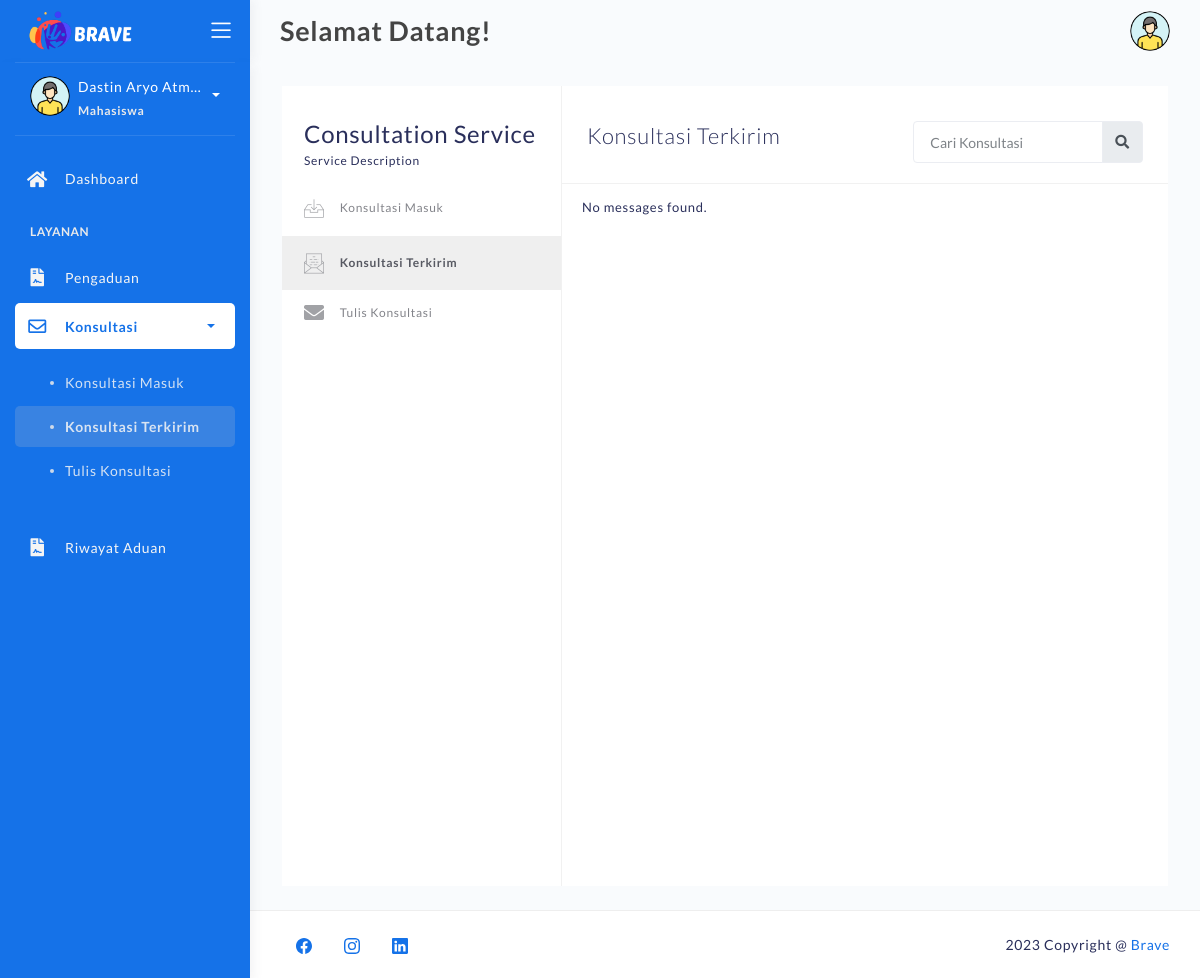
The app's page /konsultasi-sent.php (signed in), older data.
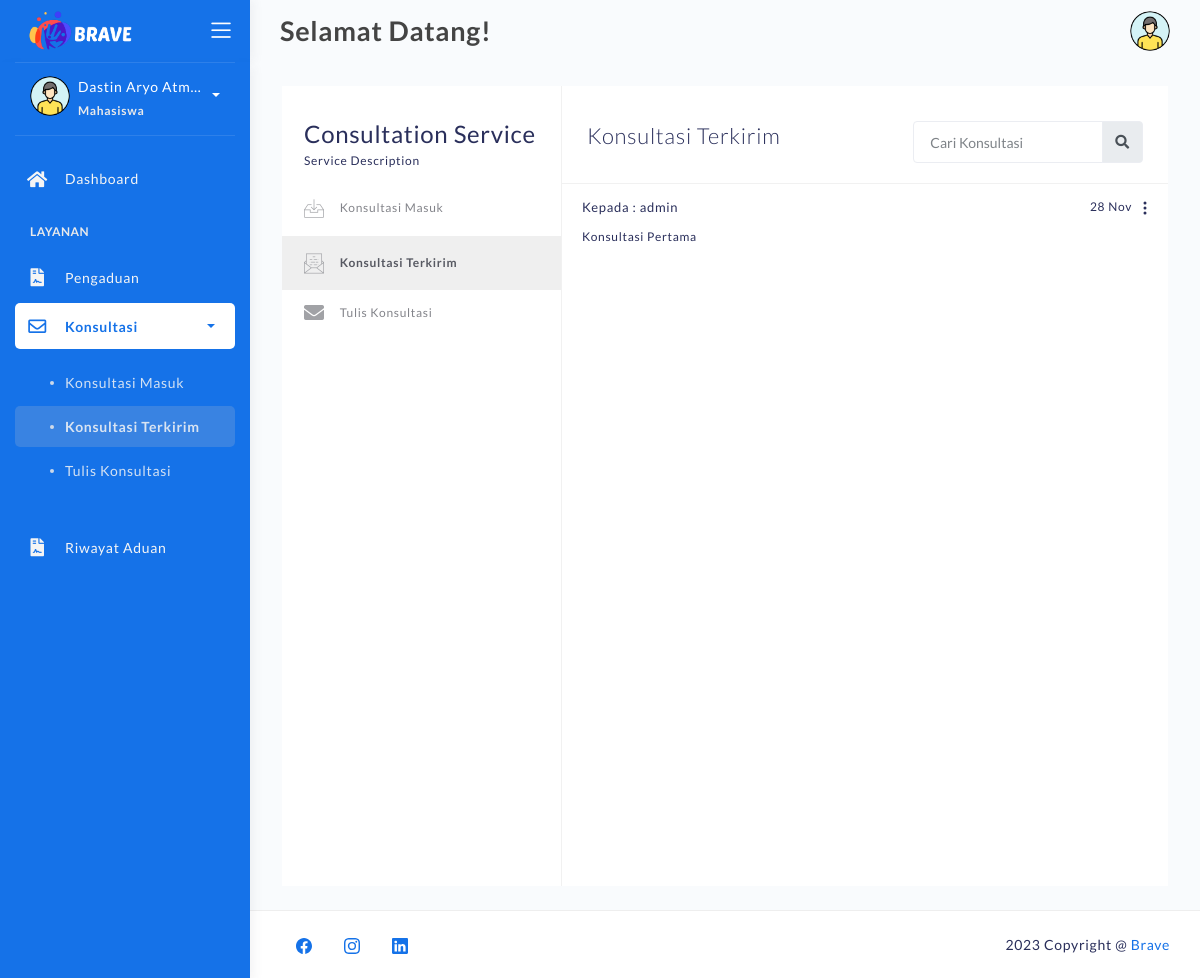
The same page, newer data.
### tables this page shows
CREATE TABLE `konsultasi` (
  `id_konsul` varchar(50) NOT NULL,
  `pengirim` varchar(25) NOT NULL,
  `penerima` varchar(25) NOT NULL,
  `judul` varchar(255) NOT NULL,
  `pesan` text NOT NULL,
  `tgl_konsultasi` datetime NOT NULL,
  `is_read` varchar(10) NOT NULL
);

### konsultasi-sent.php (the view, shortened to what the changed rows need)
<?php
	require 'backend/connection.php';
    if (!isset($_SESSION['username'])) {
        header("Location: login.php");
    }else if($_SESSION['hak']!='user'){
		header("Location: backend/action-logout.php");
	}else{
		$login_id = $_SESSION['user_id'];
	}
?>
<!DOCTYPE html>
<html lang="en">
<head>
	<link rel="stylesheet" href="assets/css/bootstrap.min.css">
	<link rel="stylesheet" href="assets/css/atlantis.css">
	<link rel="stylesheet" href="assets/css/demo.css">
</head>
<body>
	<div class="wrapper fullheight-side">
		<div class="main-panel full-height">
			<div class="container container-full">
				<div class="page-inner">
					<div class="page-with-aside mail-wrapper bg-white">
						<div class="page-content mail-content">
							<div class="inbox-body" style="padding-top:0;">
								<div class="email-list">
								<?php
									$sql = "SELECT * FROM konsultasi WHERE pengirim='$login_id' ORDER BY tgl_konsultasi DESC";
									$result = mysqli_query($koneksi, $sql);
									if (mysqli_num_rows($result) > 0) {
										while ($row = mysqli_fetch_assoc($result)) {
											$id= $row['penerima'];
											$sql_user = "SELECT * FROM login WHERE password='$id'";
											$result_users = mysqli_query($koneksi, $sql_user);
											if (mysqli_num_rows($result_users) > 0){
												$row_users = mysqli_fetch_assoc($result_users);
												echo '
													<div class="email-list-item">
														<div class="email-list-detail" data-toggle="modal" data-target="#konsultasi-' . $row['id_konsul'] . '">
															<span class="date float-right">
																' . date("d M", strtotime($row["tgl_konsultasi"])) . '
															</span>
															<span class="from">Kepada : ' . $row_users['username'] . '</span>
															<p class="msg">' . $row['judul'] . '</p>
														</div>
														<div id="navbarDropdown" role="button" data-toggle="dropdown" aria-haspopup="true" aria-expanded="false" style="color:sky blue; margin-left:5px; margin-right:-17px;">
															<svg xmlns="http://www.w3.org/2000/svg" width="16" height="16" fill="currentColor" class="bi bi-three-dots-vertical" viewBox="0 0 16 16">
																<path d="M9.5 13a1.5 1.5 0 1 1-3 0 1.5 1.5 0 0 1 3 0zm0-5a1.5 1.5 0 1 1-3 0 1.5 1.5 0 0 1 3 0zm0-5a1.5 1.5 0 1 1-3 0 1.5 1.5 0 0 1 3 0z"/>
															</svg>
														</div>
															<a class="dropdown-item" data-toggle="modal" data-target="#edit-konsultasi-' . $row['id_konsul'] . '">Edit</a>
															<a class="dropdown-item" href="backend/action-delete-sent-konsultasi.php?id=' . $row['id_konsul'] . '">Delete</a>
													</div>
													<div class="modal fade" id="konsultasi-' . $row['id_konsul'] . '" tabindex="-1" role="dialog" aria-labelledby="exampleModalCenterTitle" aria-hidden="true">
																	<h5 class="modal-title" id="exampleModalLongTitle" style="font-size:20px;">' . $row['judul'] . '</h5>
																	<p style="margin-bottom:1px;"><strong>Dari :</strong> ' . $login_id . '</p>
																	<p style="margin-bottom:10px;"><strong>Tanggal :</strong> ' . date("d M Y", strtotime($row['tgl_konsultasi'])) . '</p>
																	' . $row['pesan'] .'
													</div>
													<div class="modal fade" id="edit-konsultasi-' . $row['id_konsul'] . '" tabindex="-1" role="dialog" aria-labelledby="exampleModalCenterTitle" aria-hidden="true">
																	<h5 class="modal-title" id="editUserModalLabel">' . $row['judul'] . '</h5>
																	<form id="editKonsulForm-' . $row['id_konsul'] . '" action="backend/action-edit-konsultasi.php" method="post">
																		<input type="text" class="form-control" id="id_konsul" name="id_konsul" value="' . $row["id_konsul"] . '" required hidden>
																			<input type="text" class="form-control" id="pesan" name="pesan" value="' . $row['pesan'] .'" required>
																	</form>
																	<button type="button" class="btn btn-primary" onclick="editKosul_' . $row["id_konsul"] . '()">Kirim</button>
													</div>
														function editKosul_' . $row["id_konsul"] . '() {
															document.getElementById("editKonsulForm-' . $row['id_konsul'] . '").submit();
												';
											}
										}
									} else {
										echo '
											<div class="email-list-item">
													<div class="email-list-detail">
														<span class="from">No messages found.</span>
													</div>
												</div>
										';
									}
									?>
								</div>
							</div>
						</div>
					</div>
				</div>
			</div>
		</div>
	</div>
</body>
</html>

Row changes from the older to the newer data that the page shows:
added konsultasi: tgl_konsultasi "28 Nov", login.username "admin", judul "Konsultasi Pertama"
Text that changed along with them:
text no longer shown: "No messages found."
